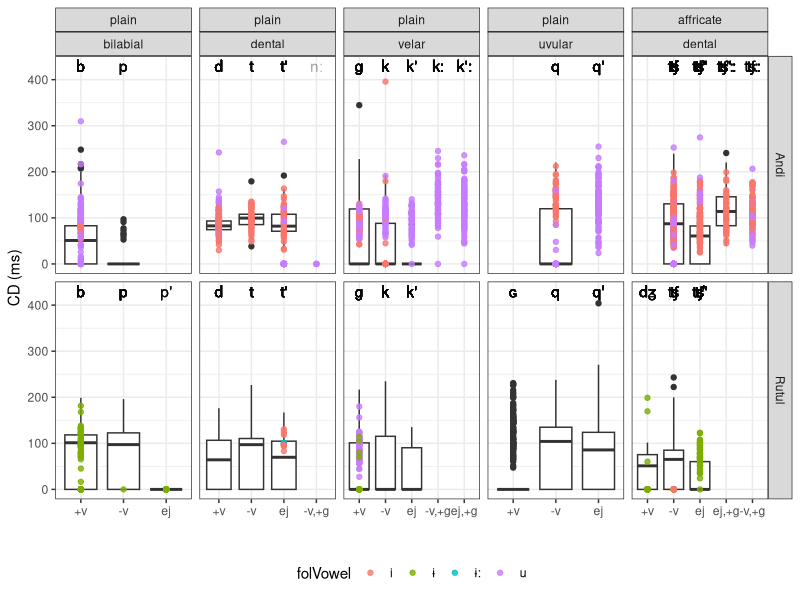
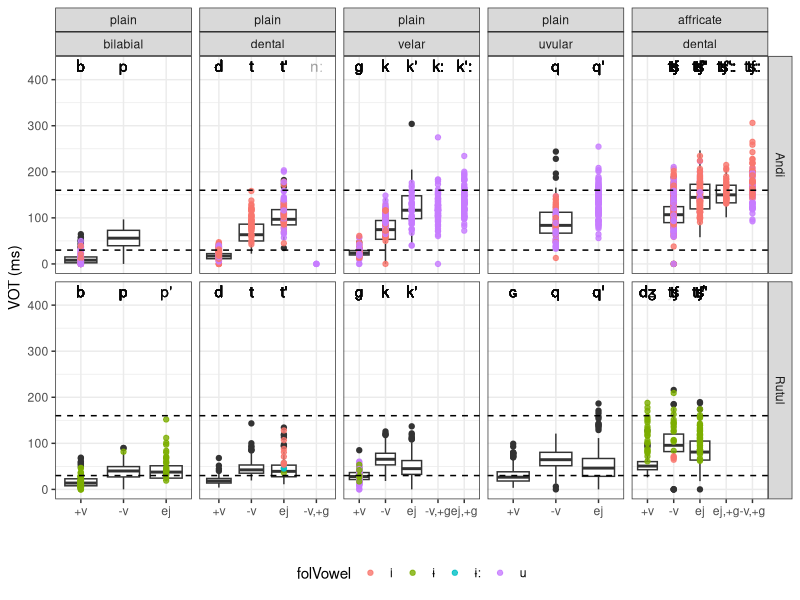
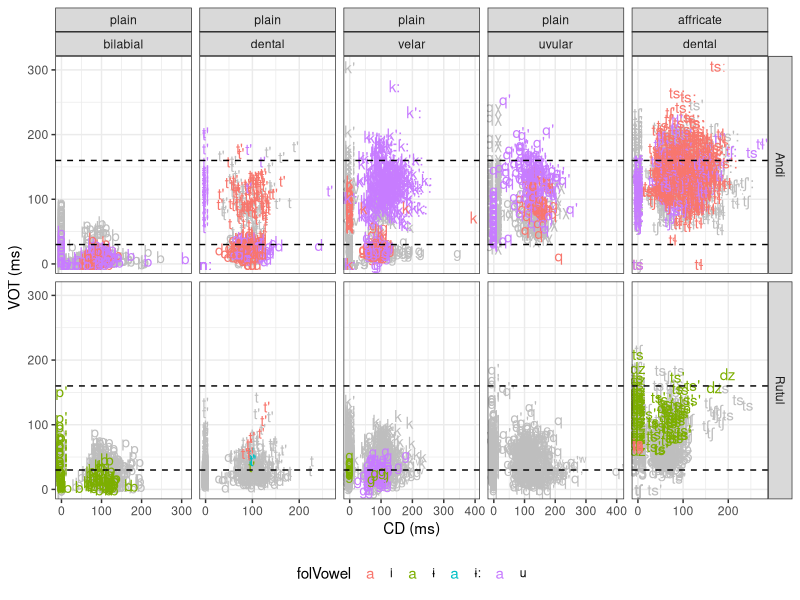

These charts were generated, in order, by the following R code:
## ---- chunk 1
knitr::opts_chunk$set(message = FALSE, warning = FALSE)
library(tidyverse)

df <- read_tsv("data/speakers.csv")
results <- read_tsv("data/results.tsv")
correspondence <- read_tsv("data/correspondence.tsv")

results %>% 
  left_join(correspondence) %>% 
  left_join(df) %>% 
  filter(!grepl("[tʃrlnm]", folVowel),
       !grepl("[tʃrlnm]", prevVowel)) %>% 
  mutate(repetition = ifelse(repetition == "--undefined--", "", repetition),
         repetition = paste(context, repetition),
         folVowDur = as.double(ifelse(folVowDur == "--undefined--",NA, folVowDur)),
         geminate = ifelse(grepl("[ː:]", stop),"+g", "-g"),
         aff_type = ifelse(grepl("[sz]", stop),"dent", NA),
         aff_type = ifelse(grepl("[ʃʒšžǯ]", stop),"alv", aff_type),
         aff_type = ifelse(grepl("ɬ", stop),"lat", aff_type),
         aff_type = ifelse(grepl("χ", stop),"uv", aff_type),
         affric = ifelse(grepl("ɬ", stop),"affricate", affric),
         affric = ifelse(grepl("χ", stop),"affricate", affric),
         affric = ifelse(poa == "uvular", "plain", affric),
         aff_type = ifelse(grepl("χ", stop),"uv", aff_type),
         poa = ifelse(stop == "ɡ", "velar", poa),
         aff_type = factor(aff_type, levels = c("dent", "alv", "lat", "uv")),
         affric = factor(affric, levels = c("plain", "affricate")),
         voice = ifelse(str_detect(stop, "[bdgɡɢ]"), "+v", "-v")) %>%  
  mutate(fric = fric * 1000,
         postfric = postfric*1000,
         folVowDur = folVowDur*1000,
         closdur = closdur*1000,
         VOT = fric + postfric,
         cd_n = closdur/folVowDur,
         vot_n = VOT/folVowDur,
         utterance = paste0(context, "_", repetition),
         poa = factor(poa, levels = c("bilabial", "dental", "velar", "uvular")),
         c_type = ifelse(glott == "glottalic", "ej", voice),
         c_type = ifelse(geminate == "+g", paste0(c_type, ",", "+g"), c_type),
         c_type = factor(c_type, levels = c("+v", "-v", "ej", "-v,+g", "ej,+g"))) ->
  final_df

final_df %>%
  mutate(prevVowel = ifelse(is.na(prevVowel), "#", prevVowel)) %>% 
  filter(
    repetition != "iso 4",
    repetition != "iso 5",
    repetition != "iso 6",
    repetition != "iso 0",
    repetition != "iso i",
    repetition != "iso NA",
    prevVowel != "b",
    prevVowel != "g",
    prevVowel != "g\\)",
    prevVowel != "j\\)",
    prevVowel != "k",
    prevVowel != "\\(k",
    prevVowel != "k:",
    prevVowel != "k'",
    prevVowel != "\\(qχ",
    prevVowel != "s",
    prevVowel != "\\(s",
    prevVowel != "w",
    prevVowel != "z",
    prevVowel != "χ",
    folVowel != "ʔ",
    folVowel != "ɢ",
    folVowel != "ʔ\\)",
    folVowel != "b",
    folVowel != "j",
    folVowel != "j",
    folVowel != "j)",
    folVowel != "\\(j\\)",
    folVowel != "k'",
    folVowel != "p'",
    folVowel != "q",
    folVowel != "qχ",
    folVowel != "w",
    folVowel != "\\(w",
    folVowel != "w\\)",
    folVowel != "\\(w\\)",
    stop != "(ʔ",
    stop != "(ʔ)",
    stop != "ʔ)",
    stop != "n:)",
    stop != "n)",
    stop != "(n",    
    stop != "(h",
    stop != "(j",
    stop != "(j)",
    stop != "j)",
    stop != "(s",
    stop != "(w)") ->
  final_df

final_df %>% 
  mutate(stop_label = str_replace_all(final_df$stop, "[wʲʷˤχ\\(\\)\\?]", ""),
         folVowel = str_replace_all(final_df$folVowel, "[\\(\\)]", "")) ->
  final_df
## ---- chunk 2
final_df %>%
  filter(folVowel == "ɨ"|
           folVowel == "ɨ:"|
           folVowel == "u"|
           folVowel == "i"|
           folVowel == "i)"
         ) ->
  high_vowels

final_df %>% 
  filter(folVowel == "i"|
           folVowel == "e"|
           folVowel == "ẽ") ->
  front_vowels

## ---- chunk 3
final_df %>%
  filter(
    folVowel != "i",
    folVowel != "i)",
    folVowel != "ɨ",
    folVowel != "ɨ:",
    folVowel != "ɨ)",
    folVowel != "(u)",
    folVowel != "(u",
    folVowel != "u)",
    folVowel != "u"
  ) %>% 
  ggplot(aes(c_type, closdur, label = stop_label))+
  geom_text(aes(y = 430), alpha = 0.1)+
  geom_text(data = high_vowels, aes(y = 430, label = stop_label), alpha = 0.1)+
  geom_boxplot()+
  geom_point(data = high_vowels, alpha = 0.8,
               aes(c_type, closdur, color = folVowel))+
  theme_bw()+
  theme(legend.position="bottom")+
  facet_grid(Language~affric+poa, scale = "free_x")+
  labs(y = "CD (ms)", x = "")
## ---- chunk 4
final_df %>% 
    filter(
    folVowel != "i",
    folVowel != "i)",
    folVowel != "ɨ",
    folVowel != "ɨ:",
    folVowel != "ɨ)",
    folVowel != "(u)",
    folVowel != "(u",
    folVowel != "u)",
    folVowel != "u",
    folVowel != "ʔ",
    folVowel != "ɢ",
    folVowel != "ʔ)",
    folVowel != "b",
    folVowel != "j",
    folVowel != "j",
    folVowel != "j)",
    folVowel != "(j)",
    folVowel != "k'",
    folVowel != "p'",
    folVowel != "q",
    folVowel != "qχ",
    folVowel != "w",
    folVowel != "(w",
    folVowel != "w)",
    folVowel != "(w)"
  ) %>% 
  ggplot(aes(c_type, VOT, label = stop_label))+
  geom_text(aes(y = 430), alpha = 0.1)+
  geom_text(data = high_vowels, aes(y = 430, label = stop_label), alpha = 0.1)+
  geom_boxplot()+
  geom_point(data = high_vowels, alpha = 0.8,
               aes(c_type, VOT, color = folVowel))+
  theme_bw()+
  theme(legend.position="bottom")+
  geom_hline(yintercept = 30, lty = 2)+
  geom_hline(yintercept = 160, lty = 2)+
  facet_grid(Language~affric+poa, scale = "free_x")+
  labs(y = "VOT (ms)", x = "")
## ---- chunk 5
final_df %>% 
    filter(
    folVowel != "i",
    folVowel != "i)",
    folVowel != "ɨ",
    folVowel != "ɨ:",
    folVowel != "ɨ)",
    folVowel != "(u)",
    folVowel != "(u",
    folVowel != "u)",
    folVowel != "u",
    folVowel != "ʔ",
    folVowel != "ɢ",
    folVowel != "ʔ)",
    folVowel != "b",
    folVowel != "j",
    folVowel != "j",
    folVowel != "j)",
    folVowel != "(j)",
    folVowel != "k'",
    folVowel != "p'",
    folVowel != "q",
    folVowel != "qχ",
    folVowel != "w",
    folVowel != "(w",
    folVowel != "w)",
    folVowel != "(w)"
  ) %>% 
  ggplot(aes(closdur, VOT, label = stop))+
  geom_text(color = "grey")+
  geom_text(data = high_vowels, aes(closdur, VOT, label = stop_label, color = folVowel))+
  theme_bw()+
  theme(legend.position="bottom")+
  geom_hline(yintercept = 30, lty = 2)+
  geom_hline(yintercept = 160, lty = 2)+
  facet_grid(Language~affric+poa, scale = "free_x")+
  labs(y = "VOT (ms)", x = "CD (ms)")
